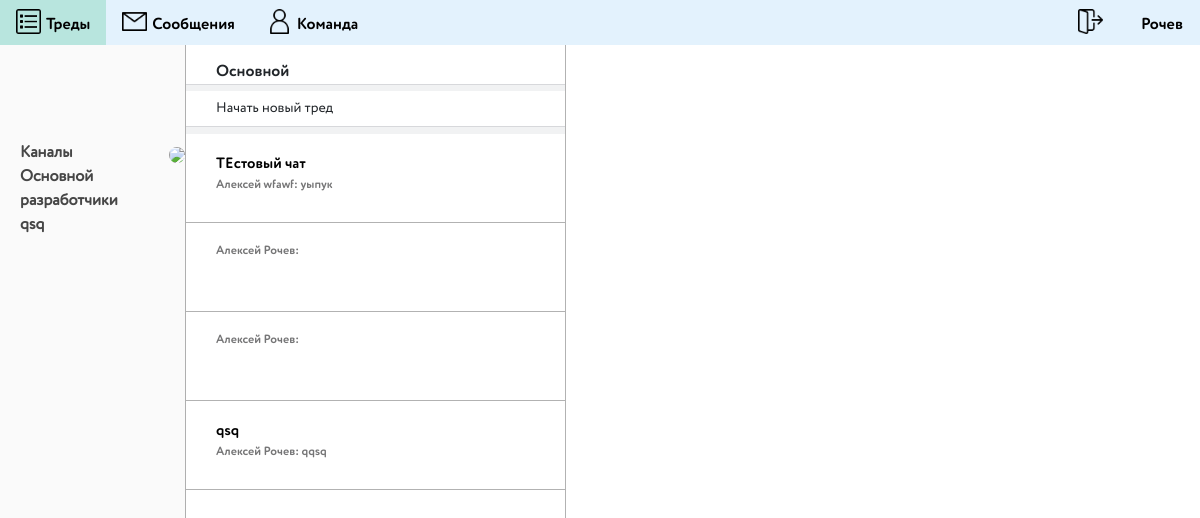
Page /u/1/ (signed in) on the committed database.
### account/models.py (models this page shows, shortened)
class Account(AbstractBaseUser):
    id = models.AutoField(primary_key=True)
    email = models.EmailField(verbose_name="email", max_length=60, unique=True)
    last_name = models.CharField(max_length=60, default=False)
    first_name = models.CharField(max_length=60, default=False)
    date_joined = models.DateTimeField(verbose_name='date joined', auto_now_add=True)
    is_admin = models.BooleanField(default=False)
    is_active = models.BooleanField(default=True)
    is_superuser = models.BooleanField(default=False)
    is_staff = models.BooleanField(default=False)
    photo = models.ImageField(default='ph/st/user.png', upload_to=content_file_name)
    USERNAME_FIELD = 'email'
    objects = MyAccountManager()
    def fio(self):
        return str(self.first_name + ' ' + self.last_name)

### messenger/models.py (models this page shows)
class Channel(models.Model):
    id = models.AutoField(primary_key=True)
    name = models.CharField(max_length=120)
    team = models.ManyToManyField(Team)
    participants = models.ManyToManyField(Account, blank=True)
    groups = models.ManyToManyField(Groups, blank=True)

class Thread(models.Model):
    name = models.CharField(max_length=120)
    channel = models.ManyToManyField(Channel)
    last_message = models.DateTimeField(null=True, blank=True, db_index=True)

class Message(models.Model):
    id = models.AutoField(primary_key=True)
    text = models.TextField()
    sender = models.ForeignKey(Account, on_delete=models.CASCADE)
    thread = models.ForeignKey(Thread, on_delete=models.CASCADE)
    datetime = models.DateTimeField(auto_now_add=True, db_index=True)

### main/views.py (the view, shortened to what this page needs)
# urls.py: re_path(r'^u/(?P<id_team>\w+)/(?P<id_channel>\w+)/(?P<id_traid>\w+)/$', views.Main.as_view()),
class Main(View):
    def get(self, request, **data):
        if request.user.is_authenticated:
            team = get_object(Team, data['id_team'])
            user = get_object(Account, request.user.id)
            if team.participants.filter(pk=user.pk).exists():
                channel = Channel.objects.filter(team=team)
                args = {}
                if 'id_channel' in data:
                    id_channel = data["id_channel"]
                else:
                    id_channel = channel[0].id
                channels = channel.get(id=id_channel)
                threads = Thread.objects.filter(channel=channels)
                for thread in threads:  # треды
                    sms = thread.message_set.filter(datetime=thread.last_message)[0]
                    thread.text = sms.text
                    thread.id_channel = channels.id
                    thread.partner = sms.sender.fio()
                args['team_id'] = team.id
                args['channel_id'] = id_channel
                args['traid'] = threads
                args['name_channel'] = channels.name
                args['channel'] = channel
                args['name'] = user.last_name
                args['user_id'] = user.id
                return render(request, 'main/main.html', args)
        else:
            return redirect('/login/')

### main/views.py (called while the page is built)
def get_object(model, pk):
    try:
        rr = model.objects.get(id=pk)
        return rr
    except ObjectDoesNotExist:
        raise False

### templates/main/main.html (shortened to what this page needs)
{% extends "base/base.html" %}
{% load static %}
{% block header %}
    <a class="nav-link" href="/u/{{ team_id }}/">
        <div class="">
            <div class="" style="float: left">
                <img style="width: 25px" src="{% static 'assets/im/sp.png' %}">
            </div>
            <div style="float: left"><p class="cms">Треды</p></div>
        </div>
    </a>
    <a class="nav-link" href="/im/">
        <div class="">
            <div class="" style="float: left">
                <img style="width: 25px" src="{% static 'assets/im/em.png' %}">
            </div>
            <div style="float: left"><p class="cms">Сообщения</p></div>
        </div>
    </a>
    <a class="nav-link" href="/team/">
        <div class="">
            <div class="" style="float: left">
                <img style="width: 25px" src="{% static 'assets/im/pi.png' %}">
            </div>
            <div style="float: left"><p class="cms">Команда</p></div>
        </div>
    </a>
    <a class="nav-link left" href="/logout/" style="margin-left: auto"><img style="width: 25px"
                                                                     src="{% static 'assets/im/logout.png' %}"></a>
    <a class="nav-link left" href="#"><p class="cms">{{ name }}</p></a>
{% endblock %}
{% block main %}
    <div class="left_tred">
        <br>
        <br>
        <br>
        <br>
        <a class="boxx" href="">
            <div class="" style="float: right">
                <img class="test" style="width: 20px" src="{% static 'assets/im/pl.png' %}">
            </div>
            <div iddiv="box_1" class="mymagicoverbox" style=""><p class="m_b">Каналы</p></div>
        </a>
        {% for i in channel %}
            <div id= {{ i.id }}>
                <a href="/u/{{ team_id }}/{{ i.id }}/" class="boxx"><p class="m_b  size">{{ i.name }}</p></a>
            </div>
        {% endfor %}
    </div>
    <div class="center_wraper" style="">
        <div class="name_k" style="">
            <div class="pade-blok">
                <div class="name_ka"><p style="margin-bottom: 0">{{ name_channel }}</p></div>
            </div>
            <div class="fon">
                <div class="pade-blok" style="">
                    <div iddiv="box_2" class=" new_tred mymagicoverbox">
                        <div style="margin-left: 24px; float: left"><p style="margin-bottom: 0;">Начать новый
                            тред </p>
                        </div>
                    </div>
                </div>
            </div>
            {% for i in traid %}
                <a href="/u/1/{{ i.id_channel }}/{{ i.id }}/" style="color: black">
                    <div class="traid">
                        <div class="traid_text">
                            <div class="test44"><p style="margin-bottom: 0">{{ i.name }}</p>
                                <p class="size"
                                   style="margin: 0; font-size: 12px ; color: rgba(25,25,26,0.6)">{{ i.partner }}: {{ i.text }} </p>
                            </div>
                        </div>
                    </div>
                </a>
            {% endfor %}
        </div>
    </div>
{% endblock %}

### static/assets/css/main.css (style rules this page uses)
.cms { padding-top: 5px; padding-left: 5px; margin-bottom: 0; color: black; font-family: Circe Rounded; }
.nav-link.left { margin-right: 1px; }
.left_tred { width: 220px; background: #fafafa; height: 93.96vh; border-right: 1px solid rgba(0, 0, 0, 0.3); }
.boxx { width: 100%; }
.m_b { margin-bottom: 0; padding-left: 20px; font-family: Circe Rounded2; color: rgba(0, 0, 0, 0.72); font-weight: 600; }
.test { border-radius: 10px; }
.pade-blok { position: relative; background: #fff; box-shadow: 0px 1px 0 0 #d7d8db, 0 0 0 0px #e3e4e8; }
.name_ka { margin: 10px 0px 0px 30px; flex-grow: 1; padding-top: 5px; font-family: Circe Rounded; }
.new_tred { padding: 6px; font-size: .875rem; font-weight: 400; line-height: 1.7; cursor: pointer; height: 35px; font-family: Circe Rounded2; }
.name_k { width: 380px; height: 93.96vh; border-right: 1px solid rgba(0, 0, 0, 0.3); }
.fon { padding-top: 7px; background-color: rgba(215, 216, 219, 0.34); margin-bottom: 0px; height: 50px; }
.traid_text { height: 88px; margin: 0px 5px 0px 30px; flex-grow: 1; padding-top: 5px; font-size: 15px; font-family: Circe Rounded; }
.traid { position: relative; background: #fff; border-bottom: 1px solid rgba(0, 0, 0, 0.3); }
.test44 { padding: 14px 20px 14px 0; }
.size { white-space: nowrap; overflow: hidden; text-overflow: ellipsis; }
.center_wraper { width: 100%; display: flex; }

### rows in the picture
Account: last_name "Рочев"
Channel: name "Основной"
Channel: name "разработчики"
Channel: name "qsq"
Thread: name "ТЕстовый чат", partner "Алексей wfawf", text "уыпук"
Thread: partner "Алексей Рочев"
Thread: partner "Алексей Рочев"
Thread: name "qsq", partner "Алексей Рочев", text "qqsq"
